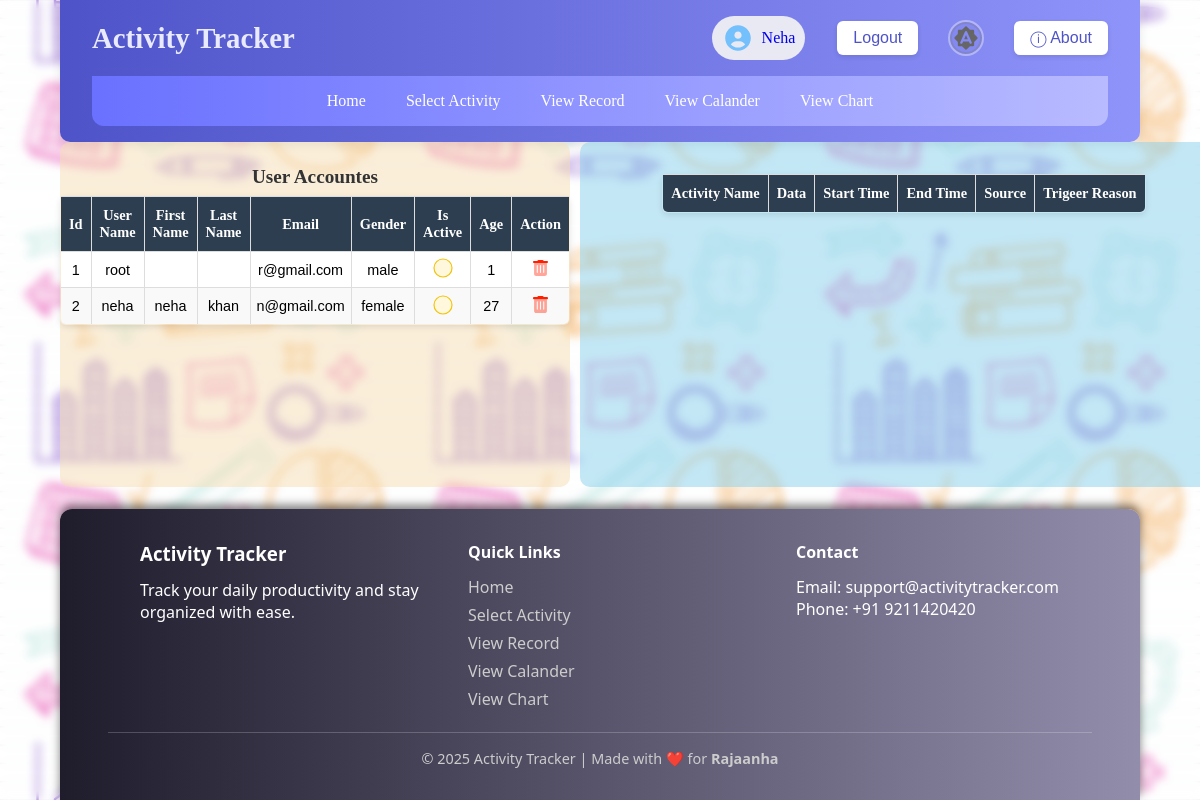
Page /usr_acc_man/ (signed in) on the committed database.
### main/models.py (models this page shows)
class myuser(AbstractUser):
    phone= models.CharField(max_length=10, unique=True, validators=[RegexValidator(r'^\d{10}$')])
    gender= models.CharField(max_length=10, choices=[('male', 'Male'),('female', 'Female'), ('other', 'Other')], default='male')
    age = models.IntegerField(validators=[MinValueValidator(0),MaxValueValidator(100)], default=1, null=False)
    def __str__(self):
        return f"id:{self.id } usr_name:"+super().__str__()

### main/views.py (the view)
# urls.py: path('usr_acc_man/',  views.userAccountManage, name='userAccountManage'),
def userAccountManage(request, user_id=None, del_user_id=None):
    if del_user_id:
        user = get_object_or_404(myuser, usr_id = del_user_id)
        userAccData = list(myuser.objects.all().values('id','user_name', 'gender', 'age', 'pwd' ))
        return JsonResponse({'userAccData':userAccData, 'messages':{'tag':"sussess", 'msg':f"{del_user_id} data Sussefuy Deleted..."}}, safe=False)
    if user_id:
        userData = list(userRecords.objects.filter(usr_id=user_id).values('id', 'usr_id__username', 'activity_name', 'date', 'start_time', 'end_time', 'source', 'trigger'))
        return JsonResponse(userData, safe=False);
    else:
        all_users = myuser.objects.all()
        print(all_users)
        return render(request, 'userAccountManage.html', {'all_users': all_users})

### main/templates/userAccountManage.html (shortened to what this page needs)
{% extends 'base.html' %}
{% load static %}
{% block stylesheet %}
<link rel="stylesheet" href="{% static 'css/userAccountManage.css' %}">
{% endblock stylesheet %}
{% block content %}
<main>
    <div class="leftDiv">
        <table id="userAccountTable">
            <caption>User Accountes</caption>
            <thead>
                <tr>
                    <th>id</th>
                    <th>User name</th>
                    <th>First Name</th>
                    <th>Last Name</th>
                    <th>Email</th>
                    <th>Gender</th>
                    <th>is Active</th>
                    <th>Age</th>
                    <th>Action</th>
                </tr>
            </thead>
            <tbody>
                {% for user in all_users %}
                <tr data-id="{{ user.id }}">
                    <td >{{ user.id }}</td>
                    <td>{{ user.username }}</td>
                    <td>{{ user.first_name }}</td>
                    <td>{{ user.last_name }}</td>
                    <td>{{ user.email }}</td>
                    <td>{{ user.gender }}</td>
                    <td><input type="checkbox" name="active" id="active" value="{{ user.is_active }}"></td>
                    <td>{{ user.age }}</td>
                    <td>
                        <button class="deleteBtn">
                            <img src="{% static 'img/trash-can.svg' %}"  alt="Delete" title="delete record" style="width:.9rem;">
                        </button>
                    </td>
                </tr>
                {% endfor %}
            </tbody>
        </table>
    </div>
    <div class="rightDiv">
        <table id="userDataTable">
            <caption></caption>
            <thead>
                <tr>
                    <th>Activity Name</th>
                    <th>Data</th>
                    <th>Start Time</th>
                    <th>End Time</th>
                    <th>Source</th>
                    <th>Trigeer Reason</th>
                </tr>
            </thead>
        </table>
    </div>
</main>
{% endblock content %}

### main/templates/header.html
{% load static %}
<header>
    <div class="title_area">
        <a href="{% url 'home' %}">
            <h1>Activity Tracker</h1>
        </a>
    </div>
    <div class="button_area">
    {% if request.user.is_authenticated and request.user.id %}
         <a href="{% url 'profile_settings' %}">
            <div class="userProfileContainer" id="userProfileContainer">
                <img src="{% static 'img/circle-user-solid-full.svg' %}" alt="icon">
                <div id="username">{{ request.user.username }}</div>
            </div>
         </a>
        <a href="{% url 'logout' %}"><button type="button">Logout</button></a>
    {% else%}
        <a href="{%url 'login' %}"><button type="button">Login</button></a>
        <a href="{%url 'signup' %}"><button type="button">Signup</button></a>
    {% endif %}
    <div id="theameBtn"></div>
    <a href="{% url 'about' %}"><button type="button">&#9432; About</button></a>
    </div>
    {% if user.username %}
<nav>
    {% include 'partials/navLink.html' %}
</nav>
{% endif %}
</header>

### main/static/css/style.css (style rules this page uses)
body, html { width: 100%; height:100%; }
* { padding:0; margin:0; box-sizing: border-box; }
body { display: flex; flex-direction: column; background-color: var(--bs-light); background-image: url("../img/background.svg"); background-repeat: repeat; background-position: center center; background-size: 400px; background-attachment: fixed; position: relative; }
main { position:relative; z-index: 1; width:90vw; margin:1rem auto; }
body header { align-self: flex-start; }
body main { flex: 1; }

### main/static/css/header.css (style rules this page uses)
header { width:90%; margin: 0px auto; background: linear-gradient(to right, #4e54c8, #8f94fb); color: white; padding: 1rem 2rem 1rem 2rem; box-shadow: 0 4px 10px rgba(0,0,0,0.1); border-bottom-left-radius: 10px; border-bottom-right-radius: 10px; }
header .title_area h1 { font-size: 1.8rem; font-weight: bold; color: #e9eaff; }
header .title_area a { text-decoration: none; }
header nav { width:100%; margin: 0px auto; padding: 1rem 2rem; border-bottom-left-radius: 12px; border-bottom-right-radius: 12px; background: linear-gradient(to right, #6a71ff, #b8bbff); }
header .button_area a { text-decoration: none; }
header .userProfileContainer { display: flex; align-items: center; gap: 8px; padding: 6px 10px; text-transform: capitalize; border-radius: 25px; background: rgba(245, 245, 245, 0.9); cursor: pointer; transition: background 0.3s ease, box-shadow 0.3s ease; }
header .userProfileContainer img { width: 32px; height: 32px; border-radius: 50%; }
header .button_area button { padding: 8px 16px; font-size: 1rem; background-color: white; color: #4e54c8; border: none; border-radius: 6px; cursor: pointer; transition: 0.3s ease; box-shadow: 0 2px 5px rgba(0,0,0,0.1); }
header #theameBtn { width: 2rem; height: 2rem; border: 2px solid rgba(126, 126, 126, 0.37); outline: 2px solid rgba(255, 255, 255, 0.37); border-radius: 50%; }
header { display: flex; align-items: center; justify-content: space-between; flex-wrap: wrap; gap: 1rem; }
header .button_area { display: flex; flex-wrap: wrap; align-items: center; justify-content: space-evenly; gap:1rem 2rem; }

### main/static/css/userAccountManage.css (style rules this page uses)
main { width:90vw; margin: 0 auto; }
main > div { border-radius: 10px; }
main .leftDiv { background-color: rgba(245, 222, 179, 0.5); }
main .rightDiv { background-color: rgba(135, 207, 235, 0.5); }
table { max-width:95%; table-layout: fixed; margin: 1rem auto; border: 1px solid; border-collapse: collapse; text-align: center; vertical-align:middle; font-size: .9rem; box-shadow: 0 2px 6px rgba(0,0,0,0.1); border-radius: 6px; overflow: hidden; }
table caption { caption-side: top; font-weight: bold; font-size: 1.2rem; padding: 0.5rem; color: #333; }
tbody tr:nth-child(even) { background-color: #f9f9f9; }
tbody tr:nth-child(odd) { background-color: #fff; }
th { position: sticky; top:0; z-index: 1; font-family: 'Times New Roman', Times, serif; background: #2c3e50; color: #fff; text-transform: capitalize; padding: 10px 8px; word-wrap: break-word; overflow: hidden; text-overflow: ellipsis; }
td { font-family: Arial, sans-serif; padding: 8px 6px; }
td img { height: auto; }
td, th { border: 1px solid #ddd; }
table button { background-color: transparent; border: none; }
table input[type="checkbox"] { transform: scale(1.2); cursor: pointer; }
main { display: flex; flex-direction: row; gap:10px; }
main .leftDiv { flex: 0 0 30%; }
main .rightDiv { flex: 1 0 60%; }
input[type=checkbox] { appearance: none; -webkit-appearance: none; -moz-appearance: none; }
input[type=checkbox] { border: 1px solid #f1c40f; width:1rem; height: 1rem; border-radius: 50%; position: relative; cursor:pointer; background: #fff8dc; transition: all 0.3s ease; }

### rows in the picture
myuser: user.username "Neha", id "2", username "neha", first_name "neha", last_name "khan", email "n@gmail.com", gender "female", age "27"
myuser: id "1", username "root", email "r@gmail.com", gender "male", age "1"
